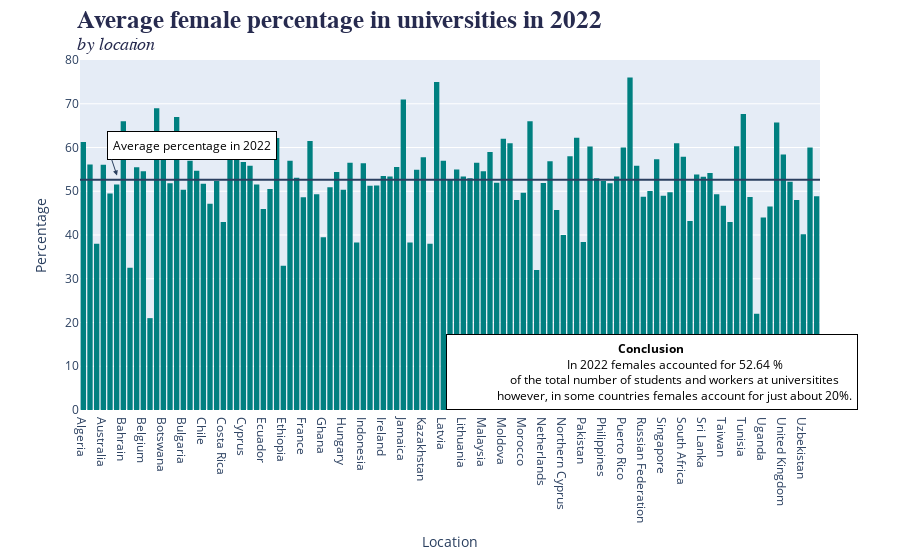

Notebook source saved alongside this figure:
### Code cell
plot = px.bar(df2022, x='Location', y='Percentage', color_discrete_sequence=px.colors.diverging.Geyser,)
plot.update_coloraxes(showscale=False)
plot.update_layout(
    title=dict(
        text='<b>Average female percentage in universities in 2022</b>\
              <br><i><sup>by location</sup></i>',
        x=0.085,
        y=0.95,
        font=dict(
            family='Helvetica',
            size=25,
            color='#272b4f'
        )))

perc_mean = round(float(df2022['Percentage'].mean()), 2)
plot.add_hline(y=perc_mean)

# Create text string:
explanation = "<b>Conclusion</b> <br>\
               In 2022 females accounted for {} %<br>\
               of the total number of students and workers at universitites<br>\
               however, in some countries females account for just about 20%.".format(perc_mean)

# Add explanation for trends:
plot.add_annotation(x=.495,
                    y=0.0,
                    text=explanation,
                    textangle=0,
                    xanchor='left',
                    xref="paper",
                    yref="paper",
                    font_color='black',
                    bordercolor='black',
                    borderpad=5,
                    bgcolor='white',
                    showarrow=False
                    )
             
plot.add_annotation(x=.05,
                    y=0.67,
                    text="Average percentage in 2022",
                    textangle=0,
                    xanchor='left',
                    xref="paper",
                    yref="paper",
                    font_color='black',
                    bordercolor='black',
                    borderpad=5,
                    showarrow=True,
                    arrowhead=2,
                    bgcolor='white',
                    arrowside='end'
                    )
plot.update_traces(dict(marker_line_width=0))
plot.show(config=config)

### Figure 1 — Plotly figure (JSON) as saved in the notebook; plotly's stock layout.template omitted (floating-point values rounded to 4 significant figures)
{"data": [{"alignmentgroup": "True", "hovertemplate": "Location=%{x}<br>Percentage=%{y}<extra></extra>", "legendgroup": "", "marker": {"color": "rgb(0, 128, 128)", "line": {"width": 0}, "pattern": {"shape": ""}}, "name": "", "offsetgroup": "", "orientation": "v", "showlegend": false, "textposition": "auto", "type": "bar", "x": ["Algeria", "Argentina", "Armenia", "Australia", "Austria", "Azerbaijan", "Bahrain", "Bangladesh", "Belarus", "Belgium", "Benin", "Bosnia and Herzegovina", "Botswana", "Brazil", "Brunei Darussalam", "Bulgaria", "Cambodia", "Canada", "Chile", "China", "Colombia", "Costa Rica", "Croatia", "Cuba", "Cyprus", "Czech Republic", "Denmark", "Ecuador", "Egypt", "Estonia", "Ethiopia", "Fiji", "Finland", "France", "Georgia", "Germany", "Ghana", "Greece", "Hong Kong", "Hungary", "Iceland", "India", "Indonesia", "Iran", "Iraq", "Ireland", "Israel", "Italy", "Jamaica", "Japan", "Jordan", "Kazakhstan", "Kenya", "Kuwait", "Latvia", "Lebanon", "Libya", "Lithuania", "Luxembourg", "Macao", "Malaysia", "Malta", "Mexico", "Moldova", "Mongolia", "Montenegro", "Morocco", "Namibia", "Nepal", "Netherlands", "New Zealand", "Nigeria", "Northern Cyprus", "Norway", "Oman", "Pakistan", "Palestine", "Peru", "Philippines", "Poland", "Portugal", "Puerto Rico", "Qatar", "Romania", "Russian Federation", "Saudi Arabia", "Serbia", "Singapore", "Slovakia", "Slovenia", "South Africa", "South Korea", "Spain", "Sri Lanka", "Sweden", "Switzerland", "Taiwan", "Tanzania", "Thailand", "Tunisia", "Turkey", "Turkmenistan", "Uganda", "Ukraine", "United Arab Emirates", "United Kingdom", "United States", "Uruguay", "Uzbekistan", "Venezuela", "Vietnam"], "xaxis": "x", "y": [61.27, 56.1, 38, 56.05, 49.5, 51.54, 66, 32.5, 55.5, 54.56, 21, 69, 58, 51.85, 67, 50.33, 57, 54.66, 51.74, 47.17, 52.32, 43, 57.67, 63, 56.67, 55.84, 51.53, 45.92, 50.51, 62.2, 33, 57, 53.06, 48.62, 61.5, 49.34, 39.5, 50.92, 54.4, 50.36, 56.5, 38.27, 56.42, 51.27, 51.32, 53.49, 53.38, 55.53, 71, 38.27, 54.9, 57.75, 38, 75, 57, 52.62, 55, 53.4, 53, 56.5, 54.55, 59, 51.96, 62, 61, 48, 49.67, 66, 32, 51.9, 56.88, 45.71, 40, 58, 62.25, 38.4, 60.25, 53, 52.33, 51.81, 53.36, 60, 76, 55.83, 48.75, 50.05, 57.33, 49, 49.75, 61, 57.91, 43.18, 53.81, 53.33, 54.2, 49.31, 46.71, 43, 60.3, 67.67, 48.71, 22, 44, 46.5, 65.71, 58.4, 52.17, 48, 40.2, 60, 48.83], "yaxis": "y"}], "layout": {"annotations": [{"bgcolor": "white", "bordercolor": "black", "borderpad": 5, "font": {"color": "black"}, "showarrow": false, "text": "<b>Conclusion</b> <br>               In 2022 females accounted for 52.64 %<br>               of the total number of students and workers at universitites<br>               however, in some countries females account for just about 20%.", "textangle": 0, "x": 0.495, "xanchor": "left", "xref": "paper", "y": 0, "yref": "paper"}, {"arrowhead": 2, "arrowside": "end", "bgcolor": "white", "bordercolor": "black", "borderpad": 5, "font": {"color": "black"}, "showarrow": true, "text": "Average percentage in 2022", "textangle": 0, "x": 0.05, "xanchor": "left", "xref": "paper", "y": 0.67, "yref": "paper"}], "barmode": "relative", "coloraxis": {"showscale": false}, "legend": {"tracegroupgap": 0}, "margin": {"t": 60}, "shapes": [{"type": "line", "x0": 0, "x1": 1, "xref": "x domain", "y0": 52.64, "y1": 52.64, "yref": "y"}], "title": {"font": {"color": "#272b4f", "family": "Helvetica", "size": 25}, "text": "<b>Average female percentage in universities in 2022</b>              <br><i><sup>by location</sup></i>", "x": 0.085, "y": 0.95}, "xaxis": {"anchor": "y", "domain": [0, 1], "title": {"text": "Location"}}, "yaxis": {"anchor": "x", "domain": [0, 1], "title": {"text": "Percentage"}}}}
